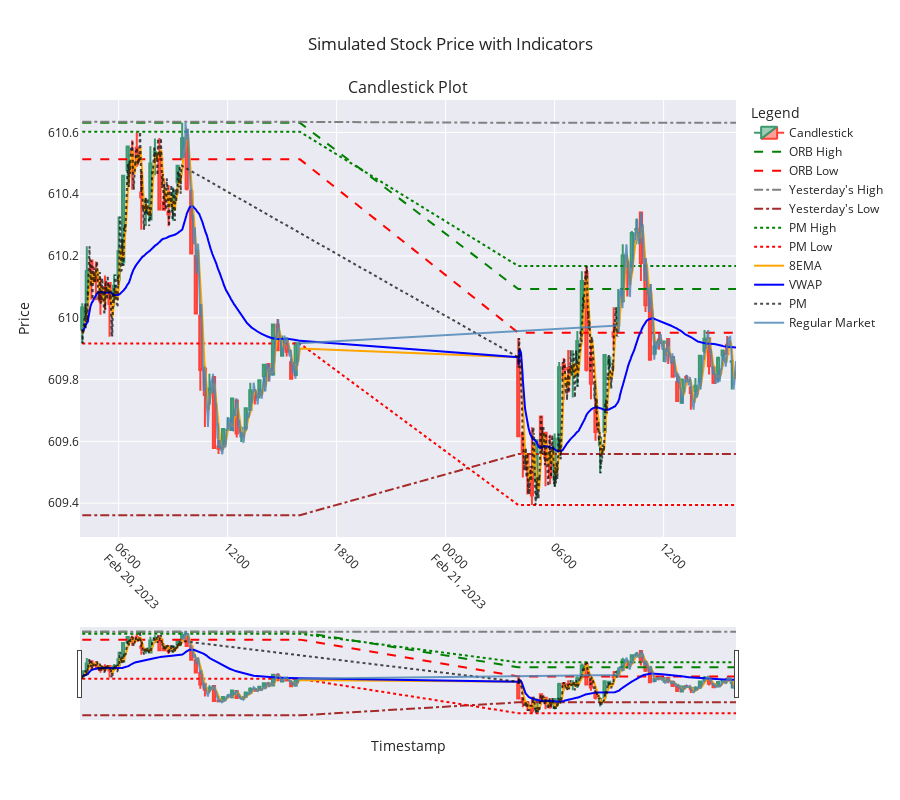

The cell this chart's notebook holds for it:
### Code cell
from plotly.subplots import make_subplots
import plotly.graph_objects as go
import plotly.express as px

def plot_candlestick_with_indicators(candlestick_data, simulated_data):
    # Create a figure with a single subplot
    fig = make_subplots(rows=1, cols=1, shared_xaxes=True, 
                        vertical_spacing=0.1, 
                        subplot_titles=("Candlestick Plot",))

    # Add candlestick traces
    fig.add_trace(go.Candlestick(
        x=candlestick_data.index,
        open=candlestick_data['Open'],
        high=candlestick_data['High'],
        low=candlestick_data['Low'],
        close=candlestick_data['Close'],
        name='Candlestick',
        opacity=1
    ), row=1, col=1)

    # Add indicators to the candlestick plot
    fig.add_trace(go.Scatter(
        x=simulated_data['Timestamp'],
        y=simulated_data['ORB_High'],
        mode='lines',
        name='ORB High',
        line=dict(color='green', dash='dash')
    ), row=1, col=1)

    fig.add_trace(go.Scatter(
        x=simulated_data['Timestamp'],
        y=simulated_data['ORB_Low'],
        mode='lines',
        name='ORB Low',
        line=dict(color='red', dash='dash')
    ), row=1, col=1)

    fig.add_trace(go.Scatter(
        x=simulated_data['Timestamp'],
        y=simulated_data['Yest_High'],
        mode='lines',
        name="Yesterday's High",
        line=dict(color='gray', dash='dashdot')
    ), row=1, col=1)
    
    fig.add_trace(go.Scatter(
        x=simulated_data['Timestamp'],
        y=simulated_data['Yest_Low'],
        mode='lines',
        name="Yesterday's Low",
        line=dict(color='brown', dash='dashdot')
    ), row=1, col=1)

    fig.add_trace(go.Scatter(
        x=simulated_data['Timestamp'],
        y=simulated_data['PM_High'],
        mode='lines',
        name='PM High',
        line=dict(color='green', dash='dot')
    ), row=1, col=1)

    fig.add_trace(go.Scatter(
        x=simulated_data['Timestamp'],
        y=simulated_data['PM_Low'],
        mode='lines',
        name='PM Low',
        line=dict(color='red', dash='dot')
    ), row=1, col=1)

    fig.add_trace(go.Scatter(
        x=simulated_data['Timestamp'],
        y=simulated_data['8EMA'],
        mode='lines',
        name='8EMA',
        line=dict(color='orange')
    ), row=1, col=1)

    fig.add_trace(go.Scatter(
        x=simulated_data['Timestamp'],
        y=simulated_data['VWAP'],
        mode='lines',
        name='VWAP',
        line=dict(color='blue')
    ), row=1, col=1)

    # Add PM and Regular Market values
    fig.add_trace(go.Scatter(
        x=simulated_data[simulated_data['Session'] == 'PM']['Timestamp'],
        y=simulated_data[simulated_data['Session'] == 'PM']['Close'],
        mode='lines',
        name='PM',
        line=dict(color='black', dash='dot'),
        opacity=0.7
    ), row=1, col=1)
    
    fig.add_trace(go.Scatter(
        x=simulated_data[simulated_data['Session'] == 'Regular Market']['Timestamp'],
        y=simulated_data[simulated_data['Session'] == 'Regular Market']['Close'],
        mode='lines',
        name='Regular Market',
        line=dict(color='steelblue'),
        opacity=0.8
    ), row=1, col=1)

    # Update layout for better appearance
    fig.update_layout(
        title="Simulated Stock Price with Indicators",
        xaxis_title="Timestamp",
        yaxis_title="Price",
        legend_title="Legend",
        xaxis=dict(tickangle=45),
        template="seaborn",
        hovermode='x unified',
        height=800  # Make the graph taller
    )

    # Show the plot
    fig.show()

# Example usage
plot_candlestick_with_indicators(candlestick_data, simulated_data)

### Figure 1 — Plotly figure (JSON) as saved in the notebook; plotly's stock layout.template omitted (floating-point values rounded to 4 significant figures; data arrays with more than 128 entries replaced by an {"elided": "..."} marker saying what was removed)
{"data": [{"close": [610.0, 610.2, 610.1, 610.1, 610.1, 610.1, 610.0, 610.1, 610.2, 610.5, 610.6, 610.5, 610.5, 610.4, 610.3, 610.5, 610.5, 610.4, 610.3, 610.3, 610.4, 610.5, 610.6, 610.4, 610.2, 610.0, 609.8, 609.8, 609.8, 609.6, 609.6, 609.6, 609.6, 609.7, 609.6, 609.6, 609.7, 609.8, 609.7, 609.8, 609.8, 609.8, 610.0, 609.9, 609.9, 609.9, 609.8, 609.9, 609.6, 609.6, 609.5, 609.4, 609.6, 609.6, 609.5, 609.5, 609.6, 609.8, 609.8, 609.8, 609.8, 609.9, 610.1, 609.8, 609.8, 609.6, 609.6, 609.9, 609.9, 609.9, 610.0, 610.2, 610.1, 610.3, 610.3, 610.2, 610.0, 609.9, 609.9, 609.9, 609.9, 609.9, 609.8, 609.7, 609.8, 609.8, 609.8, 609.8, 609.9, 609.9, 609.8, 609.8, 609.9, 609.9, 609.9, 609.9], "high": [610.0, 610.2, 610.2, 610.2, 610.1, 610.1, 610.1, 610.1, 610.3, 610.5, 610.6, 610.6, 610.6, 610.5, 610.4, 610.6, 610.6, 610.6, 610.5, 610.4, 610.4, 610.5, 610.6, 610.6, 610.4, 610.2, 610.0, 609.8, 609.8, 609.8, 609.6, 609.6, 609.7, 609.7, 609.7, 609.6, 609.7, 609.8, 609.8, 609.8, 609.9, 609.9, 610.0, 610.0, 609.9, 609.9, 609.9, 609.9, 609.9, 609.6, 609.6, 609.6, 609.6, 609.7, 609.6, 609.6, 609.6, 609.9, 609.9, 609.9, 609.9, 610.0, 610.2, 610.2, 609.9, 609.7, 609.6, 609.9, 609.9, 610.0, 610.1, 610.2, 610.2, 610.3, 610.3, 610.3, 610.2, 610.1, 609.9, 610.0, 609.9, 609.9, 609.9, 609.8, 609.8, 609.8, 609.8, 609.8, 609.9, 610.0, 609.9, 609.8, 609.9, 609.9, 609.9, 609.9], "low": [609.9, 610.0, 610.1, 610.1, 610.0, 610.0, 609.9, 610.0, 610.1, 610.2, 610.4, 610.4, 610.5, 610.3, 610.3, 610.3, 610.5, 610.4, 610.3, 610.3, 610.3, 610.4, 610.5, 610.4, 610.2, 610.0, 609.8, 609.6, 609.7, 609.6, 609.6, 609.6, 609.6, 609.6, 609.6, 609.6, 609.6, 609.7, 609.7, 609.7, 609.8, 609.8, 609.8, 609.9, 609.9, 609.9, 609.8, 609.8, 609.6, 609.5, 609.4, 609.4, 609.4, 609.5, 609.5, 609.5, 609.5, 609.5, 609.7, 609.8, 609.7, 609.8, 609.9, 609.8, 609.7, 609.6, 609.5, 609.6, 609.8, 609.9, 610.0, 610.1, 610.1, 610.2, 610.2, 610.1, 610.0, 609.9, 609.9, 609.9, 609.9, 609.9, 609.8, 609.7, 609.7, 609.8, 609.7, 609.7, 609.8, 609.9, 609.8, 609.8, 609.8, 609.8, 609.9, 609.8], "name": "Candlestick", "opacity": 1, "open": [610.0, 610.0, 610.2, 610.1, 610.1, 610.1, 610.1, 610.1, 610.1, 610.2, 610.5, 610.5, 610.6, 610.4, 610.3, 610.3, 610.5, 610.5, 610.4, 610.3, 610.3, 610.4, 610.5, 610.6, 610.4, 610.2, 610.0, 609.8, 609.8, 609.8, 609.6, 609.6, 609.6, 609.6, 609.7, 609.6, 609.6, 609.7, 609.8, 609.8, 609.8, 609.9, 609.8, 610.0, 609.9, 609.9, 609.9, 609.8, 609.9, 609.6, 609.6, 609.5, 609.5, 609.7, 609.6, 609.5, 609.5, 609.6, 609.9, 609.8, 609.8, 609.9, 609.9, 610.1, 609.9, 609.7, 609.6, 609.6, 609.8, 610.0, 610.0, 610.1, 610.2, 610.2, 610.3, 610.3, 610.2, 610.1, 609.9, 609.9, 609.9, 609.9, 609.9, 609.8, 609.7, 609.8, 609.8, 609.8, 609.8, 609.9, 609.9, 609.8, 609.8, 609.9, 609.9, 609.9], "type": "candlestick", "x": ["2023-02-20T04:00:00.000000000", "2023-02-20T04:15:00.000000000", "2023-02-20T04:30:00.000000000", "2023-02-20T04:45:00.000000000", "2023-02-20T05:00:00.000000000", "2023-02-20T05:15:00.000000000", "2023-02-20T05:30:00.000000000", "2023-02-20T05:45:00.000000000", "2023-02-20T06:00:00.000000000", "2023-02-20T06:15:00.000000000", "2023-02-20T06:30:00.000000000", "2023-02-20T06:45:00.000000000", "2023-02-20T07:00:00.000000000", "2023-02-20T07:15:00.000000000", "2023-02-20T07:30:00.000000000", "2023-02-20T07:45:00.000000000", "2023-02-20T08:00:00.000000000", "2023-02-20T08:15:00.000000000", "2023-02-20T08:30:00.000000000", "2023-02-20T08:45:00.000000000", "2023-02-20T09:00:00.000000000", "2023-02-20T09:15:00.000000000", "2023-02-20T09:30:00.000000000", "2023-02-20T09:45:00.000000000", "2023-02-20T10:00:00.000000000", "2023-02-20T10:15:00.000000000", "2023-02-20T10:30:00.000000000", "2023-02-20T10:45:00.000000000", "2023-02-20T11:00:00.000000000", "2023-02-20T11:15:00.000000000", "2023-02-20T11:30:00.000000000", "2023-02-20T11:45:00.000000000", "2023-02-20T12:00:00.000000000", "2023-02-20T12:15:00.000000000", "2023-02-20T12:30:00.000000000", "2023-02-20T12:45:00.000000000", "2023-02-20T13:00:00.000000000", "2023-02-20T13:15:00.000000000", "2023-02-20T13:30:00.000000000", "2023-02-20T13:45:00.000000000", "2023-02-20T14:00:00.000000000", "2023-02-20T14:15:00.000000000", "2023-02-20T14:30:00.000000000", "2023-02-20T14:45:00.000000000", "2023-02-20T15:00:00.000000000", "2023-02-20T15:15:00.000000000", "2023-02-20T15:30:00.000000000", "2023-02-20T15:45:00.000000000", "2023-02-21T04:00:00.000000000", "2023-02-21T04:15:00.000000000", "2023-02-21T04:30:00.000000000", "2023-02-21T04:45:00.000000000", "2023-02-21T05:00:00.000000000", "2023-02-21T05:15:00.000000000", "2023-02-21T05:30:00.000000000", "2023-02-21T05:45:00.000000000", "2023-02-21T06:00:00.000000000", "2023-02-21T06:15:00.000000000", "2023-02-21T06:30:00.000000000", "2023-02-21T06:45:00.000000000", "2023-02-21T07:00:00.000000000", "2023-02-21T07:15:00.000000000", "2023-02-21T07:30:00.000000000", "2023-02-21T07:45:00.000000000", "2023-02-21T08:00:00.000000000", "2023-02-21T08:15:00.000000000", "2023-02-21T08:30:00.000000000", "2023-02-21T08:45:00.000000000", "2023-02-21T09:00:00.000000000", "2023-02-21T09:15:00.000000000", "2023-02-21T09:30:00.000000000", "2023-02-21T09:45:00.000000000", "2023-02-21T10:00:00.000000000", "2023-02-21T10:15:00.000000000", "2023-02-21T10:30:00.000000000", "2023-02-21T10:45:00.000000000", "2023-02-21T11:00:00.000000000", "2023-02-21T11:15:00.000000000", "2023-02-21T11:30:00.000000000", "2023-02-21T11:45:00.000000000", "2023-02-21T12:00:00.000000000", "2023-02-21T12:15:00.000000000", "2023-02-21T12:30:00.000000000", "2023-02-21T12:45:00.000000000", "2023-02-21T13:00:00.000000000", "2023-02-21T13:15:00.000000000", "2023-02-21T13:30:00.000000000", "2023-02-21T13:45:00.000000000", "2023-02-21T14:00:00.000000000", "2023-02-21T14:15:00.000000000", "2023-02-21T14:30:00.000000000", "2023-02-21T14:45:00.000000000", "2023-02-21T15:00:00.000000000", "2023-02-21T15:15:00.000000000", "2023-02-21T15:30:00.000000000", "2023-02-21T15:45:00.000000000"], "xaxis": "x", "yaxis": "y"}, {"line": {"color": "green", "dash": "dash"}, "mode": "lines", "name": "ORB High", "type": "scatter", "x": {"elided": "1440 str values"}, "xaxis": "x", "y": {"elided": "1440 float values"}, "yaxis": "y"}, {"line": {"color": "red", "dash": "dash"}, "mode": "lines", "name": "ORB Low", "type": "scatter", "x": {"elided": "1440 str values"}, "xaxis": "x", "y": {"elided": "1440 float values"}, "yaxis": "y"}, {"line": {"color": "gray", "dash": "dashdot"}, "mode": "lines", "name": "Yesterday's High", "type": "scatter", "x": {"elided": "1440 str values"}, "xaxis": "x", "y": {"elided": "1440 float values"}, "yaxis": "y"}, {"line": {"color": "brown", "dash": "dashdot"}, "mode": "lines", "name": "Yesterday's Low", "type": "scatter", "x": {"elided": "1440 str values"}, "xaxis": "x", "y": {"elided": "1440 float values"}, "yaxis": "y"}, {"line": {"color": "green", "dash": "dot"}, "mode": "lines", "name": "PM High", "type": "scatter", "x": {"elided": "1440 str values"}, "xaxis": "x", "y": {"elided": "1440 float values"}, "yaxis": "y"}, {"line": {"color": "red", "dash": "dot"}, "mode": "lines", "name": "PM Low", "type": "scatter", "x": {"elided": "1440 str values"}, "xaxis": "x", "y": {"elided": "1440 float values"}, "yaxis": "y"}, {"line": {"color": "orange"}, "mode": "lines", "name": "8EMA", "type": "scatter", "x": {"elided": "1440 str values"}, "xaxis": "x", "y": {"elided": "1440 float values"}, "yaxis": "y"}, {"line": {"color": "blue"}, "mode": "lines", "name": "VWAP", "type": "scatter", "x": {"elided": "1440 str values"}, "xaxis": "x", "y": {"elided": "1440 float values"}, "yaxis": "y"}, {"line": {"color": "black", "dash": "dot"}, "mode": "lines", "name": "PM", "opacity": 0.7, "type": "scatter", "x": {"elided": "660 str values"}, "xaxis": "x", "y": {"elided": "660 float values"}, "yaxis": "y"}, {"line": {"color": "steelblue"}, "mode": "lines", "name": "Regular Market", "opacity": 0.8, "type": "scatter", "x": {"elided": "780 str values"}, "xaxis": "x", "y": {"elided": "780 float values"}, "yaxis": "y"}], "layout": {"annotations": [{"font": {"size": 16}, "showarrow": false, "text": "Candlestick Plot", "x": 0.5, "xanchor": "center", "xref": "paper", "y": 1, "yanchor": "bottom", "yref": "paper"}], "height": 800, "hovermode": "x unified", "legend": {"title": {"text": "Legend"}}, "title": {"text": "Simulated Stock Price with Indicators"}, "xaxis": {"anchor": "y", "domain": [0, 1], "tickangle": 45, "title": {"text": "Timestamp"}}, "yaxis": {"anchor": "x", "domain": [0, 1], "title": {"text": "Price"}}}}
